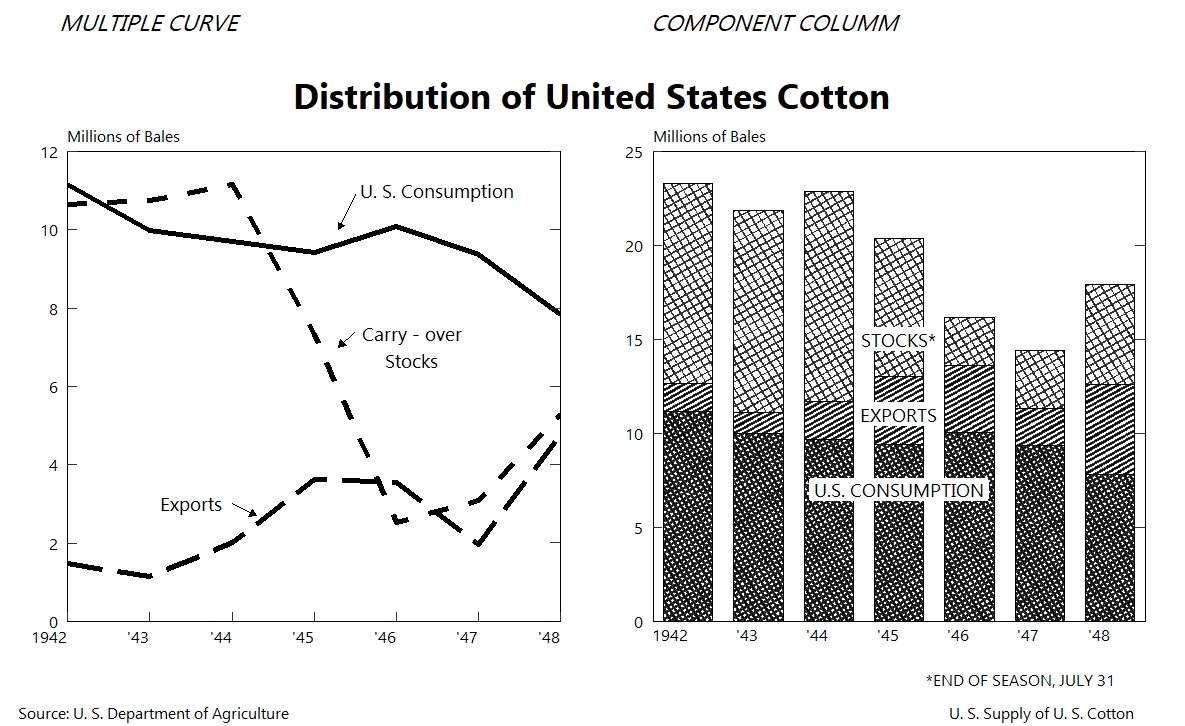

Reproduce this figure in R.
#load packages
library(tidyverse)
library(patchwork)
library(extrafont)
library(ggpattern)
library(cowplot)

dev.new(width=13,height=8,unit="cm", noRStudioGD = TRUE)

#load data
cotton <- tibble(read.csv("CottonViz-data.csv"))

#recreate original graph
long_data_1 <- pivot_longer(cotton, cols=2:4, values_to = "bales", names_to = "type")
long_data_1$type <- factor(long_data_1$type, levels=rev(c("US.consumption", "Exports", "Stocks")))

#line chart
p1 <- ggplot() +
  geom_line(data=long_data_1, mapping=aes(x=Year, y=bales, linetype=type), size=2) +
  geom_text(data=data.frame(x=1943.5, y=3000, label="Exports"), mapping=aes(x=x, y=y, label=label), family="Ebrima", hjust=0.5, size=5) +
  geom_text(data=data.frame(x=1946.5, y=11000, label="U. S. Consumption"), mapping=aes(x=x, y=y, label=label), family="Ebrima", hjust=0.5, size=5) +
  geom_text(data=data.frame(x=1946.2, y=7000, label="Carry - over\nStocks"), mapping=aes(x=x, y=y, label=label), family="Ebrima", hjust=0.5, size=5) +
  geom_segment(aes(x = 1944.0, y = 3000, xend = 1944.3, yend = 2700), arrow=arrow(length = unit(0.08, "inches"), type="closed")) +
  geom_segment(aes(x = 1945.5, y = 10900, xend = 1945.3, yend = 10000), arrow=arrow(length = unit(0.08, "inches"), type="closed")) +
  geom_segment(aes(x = 1945.5, y = 7400, xend = 1945.3, yend = 7000), arrow=arrow(length = unit(0.08, "inches"), type="closed")) +
  scale_linetype_manual("", values=c("US.consumption"="solid", "Exports"="longdash", "Stocks"="dashed")) +
  labs(subtitle="Millions of Bales") +
  coord_cartesian(expand=F) +
  scale_y_continuous("", breaks=seq(0,12000, 2000), labels=seq(0,12,2), limits=c(0,12000), sec.axis = dup_axis()) +
  scale_x_continuous("", breaks=1942:1948, labels=c("1942", "\'43", "\'44", "\'45", "\'46", "\'47", "\'48")) +
  theme(panel.background = element_rect(fill = "white", colour="white"),
        plot.background = element_rect(fill = "white", colour="white"),
        panel.border = element_rect(fill="transparent",colour="black"),
        legend.background = element_rect(fill = "white"),
        plot.subtitle = element_text(colour = "black", size=12, hjust = 0, family="Ebrima"),
        legend.position="none",
        plot.margin = unit(c(0.3, 0.3, 0.3, 0.3), "cm"), #top, right, bottom, left
        axis.title= element_text(colour = "black", size=12, family="Ebrima"),
        axis.text.y=element_text(colour = "black", size=12, hjust = 1, family="Ebrima", margin=unit(c(0.5,0.5,0.5,0.5), "cm")),
        axis.text.x=element_text(colour = "black", size=12, hjust = 1, family="Ebrima", margin=unit(c(0.5,0.5,0.5,0.5), "cm")),
        axis.text.y.right = element_blank(),
        axis.line.y = element_line(),
        axis.line.y.right = element_line(),
        axis.line.x = element_line(),
        axis.line.x.top = element_line(),
        axis.ticks.length.x.bottom=unit(-0.25, "cm"),
        axis.ticks.length.y.left=unit(-0.25, "cm"),
        axis.ticks.length.y.right=unit(-0.25, "cm"),
        panel.grid.major = element_blank(),
        panel.grid.minor = element_blank())
p1

p2 <- ggplot() +
  geom_col_pattern(data=long_data_1, mapping=aes(x=Year, y=bales, pattern=type, pattern_spacing=type, pattern_density=type), width = 0.7, fill="white", colour="black", pattern_fill='black') +
  scale_pattern_manual("", values=c("US.consumption"="crosshatch", "Exports"="stripe", "Stocks"="crosshatch")) +
  scale_pattern_density_manual("", values=c("US.consumption"=0.4, "Exports"=0.4, "Stocks"=0.1)) +
  scale_pattern_spacing_manual("", values=c("US.consumption"=0.01, "Exports"=0.01, "Stocks"=0.015)) +
  labs(subtitle="Millions of Bales") +
  geom_label(data=data.frame(x=1945, y=7000, label="U.S. CONSUMPTION"), mapping=aes(x=x, y=y, label=label), family="Ebrima", hjust=0.5, size=5, label.size = NA) +
  geom_label(data=data.frame(x=1945, y=11000, label="EXPORTS"), mapping=aes(x=x, y=y, label=label), family="Ebrima", hjust=0.5, size=5, label.size = NA) +
  geom_label(data=data.frame(x=1945, y=15000, label="STOCKS*"), mapping=aes(x=x, y=y, label=label), family="Ebrima", hjust=0.5, size=5, label.size = NA) +
  scale_x_continuous("*END OF SEASON, JULY 31", breaks=1942:1948, labels=c("1942", "\'43", "\'44", "\'45", "\'46", "\'47", "\'48"), limits=c(1941.5, 1948.5)) +
  scale_y_continuous("", breaks=seq(0,25000, 5000), labels=seq(0,25,5), limits=c(0,25000), sec.axis = dup_axis()) +
  coord_cartesian(expand=F) +
  theme(panel.background = element_rect(fill = "white", colour="white"),
        plot.background = element_rect(fill = "white", colour="white"),
        panel.border = element_rect(fill="transparent",colour="black"),
        legend.background = element_rect(fill = "white"),
        plot.subtitle = element_text(colour = "black", size=12, hjust = 0, family="Ebrima"),
        legend.position="none",
        plot.margin = unit(c(0.3, 0.3, 0.3, 0.3), "cm"), #top, right, bottom, left
        axis.title= element_text(colour = "black", size=12, family="Ebrima", hjust=0.9),
        axis.text.y=element_text(colour = "black", size=12, hjust = 1, family="Ebrima", margin=unit(c(0.5,0.5,0.5,0.5), "cm")),
        axis.text.x=element_text(colour = "black", size=12, hjust = 1, family="Ebrima"),
        axis.text.y.right = element_blank(),
        axis.line.y = element_line(),
        axis.line.y.right = element_line(),
        axis.line.x = element_line(),
        axis.line.x.top = element_line(),
        axis.ticks.length.y.left=unit(-0.25, "cm"),
        axis.ticks.length.y.right=unit(-0.25, "cm"),
        axis.ticks.x = element_blank(),
        panel.grid.major = element_blank(),
        panel.grid.minor = element_blank())
p2

p <- p1 + p2 + plot_layout(ncol = 2) +
  plot_annotation( 
    caption = 'Source: U. S. Department of Agriculture                                                                                                                                                                     U. S. Supply of U. S. Cotton',
    title = '\n\nDistribution of United States Cotton') &
  theme(panel.background = element_rect(fill = "white", colour="white"),
        plot.background = element_rect(fill = "white", colour="white"),
        plot.title = element_text(colour = "black", size=26, face="bold", hjust = 0.5, family="Ebrima"),
        plot.caption = element_text(colour = "black", size=12, hjust = 0, family="Ebrima"))
p


q <- plot_grid(p) + 
  draw_label("MULTIPLE CURVE", x = 0.05, y = 0.97, hjust = 0, vjust = 0.5, color = "black", size = 17, fontface="italic", fontfamily="Ebrima") +
  draw_label("COMPONENT COLUMM", x = 0.55, y = 0.97, hjust = 0, vjust = 0.5, color = "black", size = 17, fontface="italic", fontfamily="Ebrima")
q
